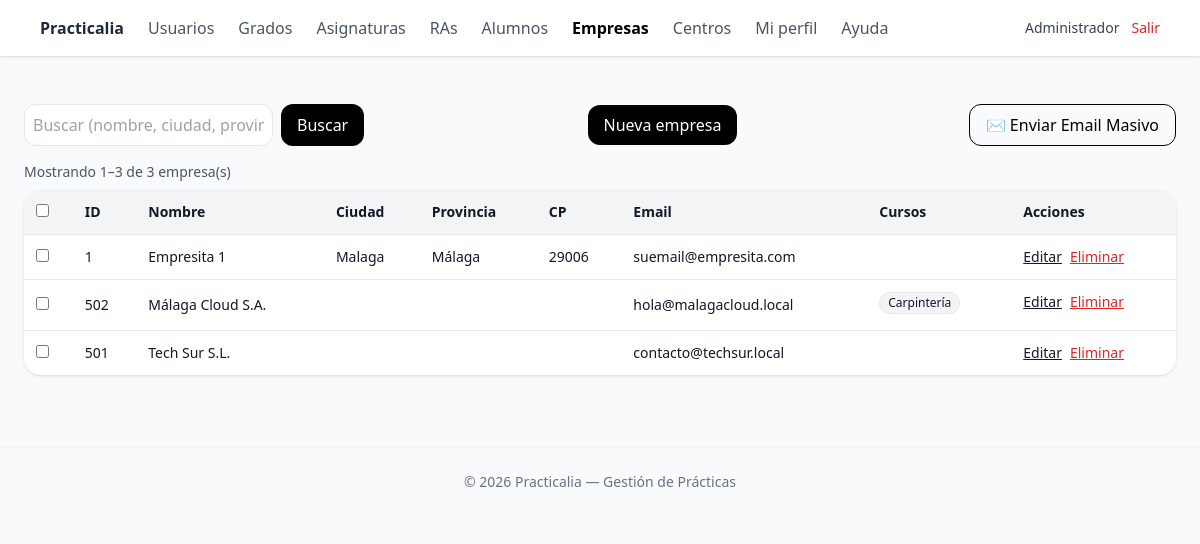
/public/empresas/index.php?page=2 (signed in), run on an earlier commit of the app's database.
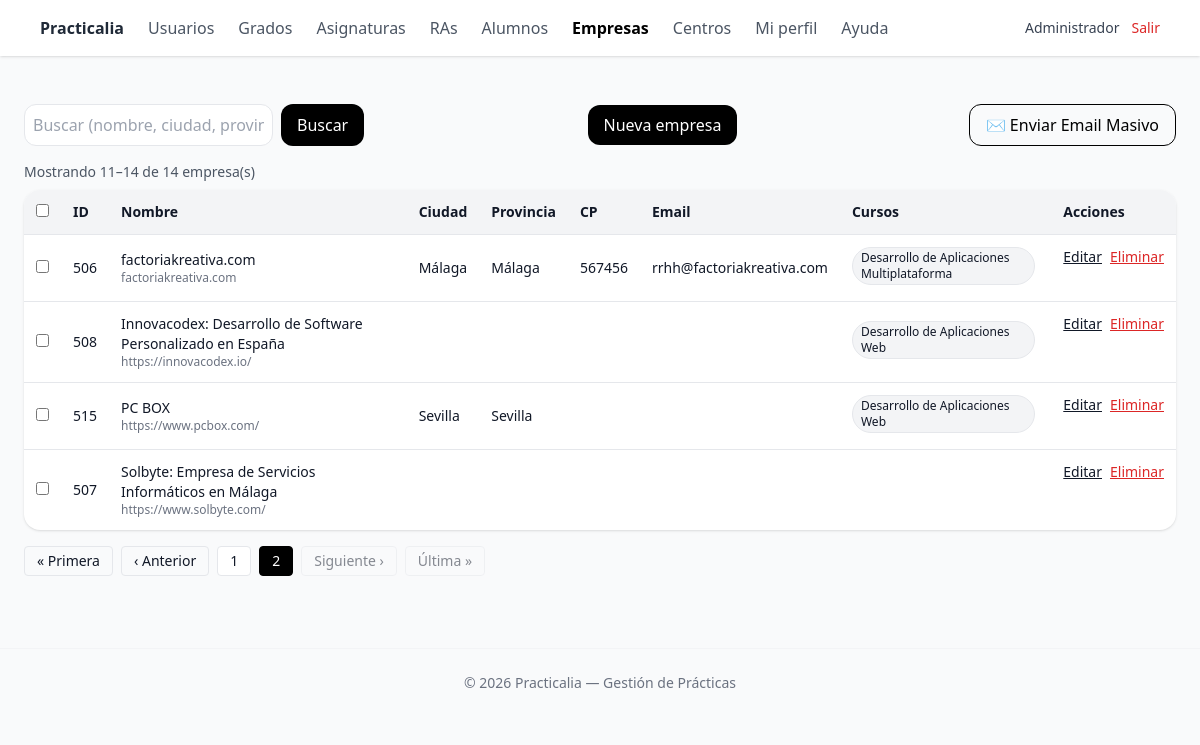
And on a later commit of the database.
### tables this page shows
CREATE TABLE `empresas` (
  `id` int(10) UNSIGNED NOT NULL,
  `nombre` varchar(180) NOT NULL,
  `cif` varchar(50) DEFAULT NULL,
  `nif` varchar(20) DEFAULT NULL,
  `email` varchar(190) DEFAULT NULL,
  `telefono` varchar(30) DEFAULT NULL,
  `web` varchar(190) DEFAULT NULL,
  `direccion` varchar(200) DEFAULT NULL,
  `ciudad` varchar(100) DEFAULT NULL,
  `provincia` varchar(100) DEFAULT NULL,
  `codigo_postal` varchar(15) DEFAULT NULL,
  `sector` varchar(120) DEFAULT NULL,
  `es_publica` tinyint(1) NOT NULL DEFAULT 0,
  `responsable_nombre` varchar(150) DEFAULT NULL,
  `responsable_cargo` varchar(120) DEFAULT NULL,
  `responsable_email` varchar(190) DEFAULT NULL,
  `responsable_telefono` varchar(30) DEFAULT NULL,
  `activo` tinyint(1) NOT NULL DEFAULT 1,
  `created_at` timestamp NOT NULL DEFAULT current_timestamp(),
  `updated_at` timestamp NOT NULL DEFAULT current_timestamp() ON UPDATE current_timestamp(),
  `deleted_at` timestamp NULL DEFAULT NULL
);

### lib/auth.php (called while the page is built, shortened)
<?php
function current_user(): ?array
{
    return $_SESSION['user'] ?? null;
}
function require_role(string $codigoRol): bool
{
    $user = current_user();
    return in_array($codigoRol, $user['roles_codigos'] ?? [], true);
}

### lib/Services/EmpresaService.php (called while the page is built, shortened)
<?php
class EmpresaService
{
    private PDO $pdo;
    public function __construct(PDO $pdo)
    {
        $this->pdo = $pdo;
    }
    public function getCount(string $search, bool $isAdmin, int $profId): int
    {
        $params = [];
        $where = "e.deleted_at IS NULL";
        if ($isAdmin) {
            $sql = "SELECT COUNT(*) c FROM empresas e WHERE $where";
        }
        $st = $this->pdo->prepare($sql);
        $st->execute($params);
        $res = $st->fetch();
        return (int) ($res['c'] ?? 0);
    }
    public function getList(string $search, bool $isAdmin, int $profId, int $limit, int $offset): array
    {
        $params = [':limit' => $limit, ':offset' => $offset];
        $where = "e.deleted_at IS NULL";
        if ($isAdmin) {
            $sql = "
                SELECT e.*
                FROM empresas e
                WHERE $where
                ORDER BY e.nombre ASC
                LIMIT :limit OFFSET :offset
            ";
        }
        $st = $this->pdo->prepare($sql);
        foreach ($params as $k => $v) {
            $st->bindValue($k, $v, is_int($v) ? PDO::PARAM_INT : PDO::PARAM_STR);
        }
        $st->execute();
        return $st->fetchAll();
    }
    public function getCursoNombresByEmpresaIds(array $ids): array
    {
        $placeholders = implode(',', array_fill(0, count($ids), '?'));
        $st = $this->pdo->prepare("
            SELECT ec.empresa_id, c.nombre
            FROM empresa_cursos ec
            JOIN cursos c ON c.id = ec.curso_id
            WHERE ec.empresa_id IN ($placeholders)
            ORDER BY c.nombre
        ");
        $st->execute($ids);
        $res = [];
        foreach ($st->fetchAll() as $r) {
            $res[(int) $r['empresa_id']][] = $r['nombre'];
        }
        return $res;
    }
}

### public/empresas/index.php (the view, shortened to what the changed rows need)
<?php
require_once __DIR__ . '/../../lib/auth.php';
function h(?string $s): string
{
  return htmlspecialchars((string) $s, ENT_QUOTES, 'UTF-8');
}
function urlWith(array $merge): string
{
  $cur = $_GET;
  foreach ($merge as $k => $v) {
    if ($v === null)
      unset($cur[$k]);
    else
      $cur[$k] = $v;
  }
  $q = http_build_query($cur);
  return $q ? ('?' . $q) : './index.php';
}
$user = current_user();
$isAdmin = require_role('admin');
$profId = (int) ($user['id'] ?? 0);
$empresaService = new \App\Services\EmpresaService($pdo);
$search = trim($_GET['q'] ?? '');
$page = max(1, (int) ($_GET['page'] ?? 1));
$perPage = 10;
$total = $empresaService->getCount($search, $isAdmin, $profId);
$totalPages = max(1, (int) ceil($total / $perPage));
if ($page > $totalPages)
  $page = $totalPages;
$offset = ($page - 1) * $perPage;
$rows = $empresaService->getList($search, $isAdmin, $profId, $perPage, $offset);
$cursoNombres = $empresaService->getCursoNombresByEmpresaIds(array_column($rows, 'id'));
$from = ($total === 0) ? 0 : ($offset + 1);
$to = min($offset + $perPage, $total);
$pagesToShow = [];
$pagesToShow[] = 1;
if ($totalPages > 1)
  $pagesToShow[] = $totalPages;
$pagesToShow = array_values(array_unique(array_filter($pagesToShow, fn($p) => $p >= 1 && $p <= $totalPages)));
sort($pagesToShow);
function renderPageLink(int $p, int $cur): string
{
  $isCur = ($p === $cur);
  $cls = 'px-3 py-1 rounded border text-sm ' . ($isCur ? 'bg-black text-white border-black' : 'bg-white');
  return '<a class="' . $cls . '" href="' . h(urlWith(['page' => $p])) . '">' . $p . '</a>';
}
require_once __DIR__ . '/../partials/_header.php';
?>
<div class="mb-2 text-sm text-gray-600">
  Mostrando <span class="font-medium"><?= (int) $from ?></span>–<span class="font-medium"><?= (int) $to ?></span> de
  <span class="font-medium"><?= (int) $total ?></span> empresa(s)
</div>
<div class="bg-white rounded-2xl shadow overflow-x-auto">
  <table class="min-w-full text-sm">
    <thead class="bg-gray-100">
      <th class="text-left p-3"><input type="checkbox" id="selectAll"></th>
      <th class="text-left p-3">ID</th>
      <th class="text-left p-3">Nombre</th>
      <th class="text-left p-3">Ciudad</th>
      <th class="text-left p-3">Provincia</th>
      <th class="text-left p-3">CP</th>
      <th class="text-left p-3">Email</th>
      <th class="text-left p-3">Cursos</th>
      <th class="text-left p-3">Acciones</th>
    </thead>
    <tbody>
      <?php foreach ($rows as $r):
        $id = (int) $r['id']; ?>
        <tr class="border-t hover:bg-gray-50">
          <td class="p-3"><input type="checkbox" class="company-checkbox" value="<?= $id ?>"></td>
          <td class="p-3"><?= $id ?></td>
          <td class="p-3">
            <a href="./edit.php?id=<?= $id ?>" class="text-gray-900 hover:underline">
              <?= h($r['nombre']) ?>
            </a>
            <?php if (!empty($r['web'])): ?>
              <div class="text-xs text-gray-500"><?= h($r['web']) ?></div>
            <?php endif; ?>
          </td>
          <td class="p-3"><?= h($r['ciudad'] ?? '') ?></td>
          <td class="p-3"><?= h($r['provincia'] ?? '') ?></td>
          <td class="p-3"><?= h($r['codigo_postal'] ?? '') ?></td>
          <td class="p-3"><?= h($r['email'] ?? '') ?></td>
          <td class="p-3">
            <?php foreach (($cursoNombres[$id] ?? []) as $cn): ?>
              <span class="inline-block text-xs bg-gray-100 border px-2 py-0.5 rounded-full mr-1 mb-1"><?= h($cn) ?></span>
            <?php endforeach; ?>
          </td>
          <td class="p-3 flex items-center gap-2">
            <a class="underline" href="./edit.php?id=<?= $id ?>">Editar</a>
            <form method="post" action="./delete.php" onsubmit="return confirm('¿Eliminar esta empresa?');">
              <button class="text-red-600 underline">Eliminar</button>
            </form>
          </td>
        </tr>
      <?php endforeach; ?>
    </tbody>
  </table>
</div>
<?php if ($totalPages > 1): ?>
  <nav class="mt-4 flex items-center gap-2" aria-label="Paginación">
    <a class="px-3 py-1 rounded border text-sm <?= $page === 1 ? 'pointer-events-none opacity-50' : '' ?>"
      href="<?= h(urlWith(['page' => 1])) ?>">« Primera</a>
    <a class="px-3 py-1 rounded border text-sm <?= $page === 1 ? 'pointer-events-none opacity-50' : '' ?>"
      href="<?= h(urlWith(['page' => max(1, $page - 1)])) ?>">‹ Anterior</a>
    <?php
    foreach ($pagesToShow as $p):
      echo renderPageLink($p, $page);
    endforeach;
    ?>
    <a class="px-3 py-1 rounded border text-sm <?= $page === $totalPages ? 'pointer-events-none opacity-50' : '' ?>"
      href="<?= h(urlWith(['page' => min($totalPages, $page + 1)])) ?>">Siguiente ›</a>
    <a class="px-3 py-1 rounded border text-sm <?= $page === $totalPages ? 'pointer-events-none opacity-50' : '' ?>"
      href="<?= h(urlWith(['page' => $totalPages])) ?>">Última »</a>
  </nav>
<?php endif; ?>
<?php require_once __DIR__ . '/../partials/_footer.php'; ?>

What changed in the data, as far as the page shows it:
removed empresas: id "1", nombre "Empresita 1", ciudad "Malaga", provincia "Málaga", codigo_postal "29006", email "suemail@empresita.com"
removed empresas: id "502", nombre "Málaga Cloud S.A.", email "hola@malagacloud.local", cn "Carpintería"
removed empresas: id "501", nombre "Tech Sur S.L.", email "contacto@techsur.local"
added empresas: id "506", nombre "factoriakreativa.com", web "factoriakreativa.com", ciudad "Málaga", provincia "Málaga", codigo_postal "567456", email "rrhh@factoriakreativa.com", id "Desarrollo de Aplicaciones Multiplataforma"
added empresas: id "508", nombre "Innovacodex: Desarrollo de Software Personalizado en España", web "https://innovacodex.io/", id "Desarrollo de Aplicaciones Web"
added empresas: id "515", nombre "PC BOX", web "https://www.pcbox.com/", ciudad "Sevilla", provincia "Sevilla", id "Desarrollo de Aplicaciones Web"
added empresas: id "507", nombre "Solbyte: Empresa de Servicios Informáticos en Málaga", web "https://www.solbyte.com/"
Also different on the page:
$from: "1" → "11"
$to: "3" → "14"
$total: "3" → "14"
text now shown: "« Primera ‹ Anterior Siguiente › Última »"
new list line: "1"
new list line: "2"
